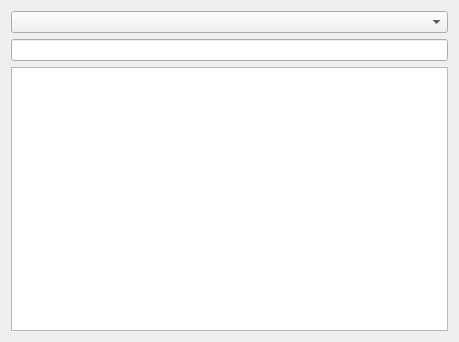
<?xml version="1.0" encoding="UTF-8"?>
<ui version="4.0">
 <class>LSCEpisodePreparation</class>
 <widget class="QWidget" name="LSCEpisodePreparation">
  <property name="geometry">
   <rect>
    <x>0</x>
    <y>0</y>
    <width>459</width>
    <height>342</height>
   </rect>
  </property>
  <property name="windowTitle">
   <string>LSCEpisodePreparation</string>
  </property>
  <layout class="QVBoxLayout" name="verticalLayout_2">
   <item>
    <layout class="QVBoxLayout" name="verticalLayout">
     <item>
      <widget class="QComboBox" name="comboBox"/>
     </item>
     <item>
      <widget class="QLineEdit" name="lineEdit"/>
     </item>
     <item>
      <widget class="QPlainTextEdit" name="plainTextEdit"/>
     </item>
    </layout>
   </item>
  </layout>
  <action name="actionExample_action">
   <property name="text">
    <string>Example action</string>
   </property>
  </action>
 </widget>
 <layoutdefault spacing="6" margin="11"/>
 <resources/>
 <connections/>
</ui>
